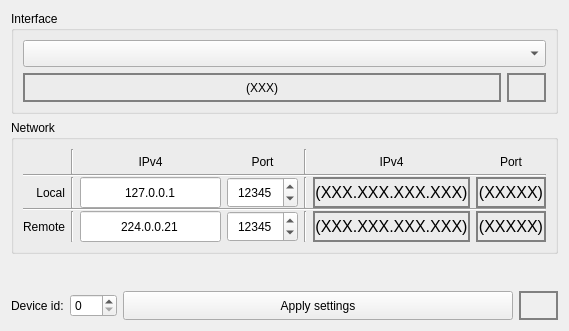
<?xml version="1.0" encoding="UTF-8"?>
<ui version="4.0">
 <class>NetTab</class>
 <widget class="QWidget" name="NetTab">
  <property name="geometry">
   <rect>
    <x>0</x>
    <y>0</y>
    <width>569</width>
    <height>331</height>
   </rect>
  </property>
  <property name="windowTitle">
   <string>Form</string>
  </property>
  <layout class="QVBoxLayout" name="verticalLayout_2">
   <item>
    <widget class="QGroupBox" name="groupBox_5">
     <property name="title">
      <string>Interface</string>
     </property>
     <layout class="QVBoxLayout" name="verticalLayout">
      <item>
       <widget class="QComboBox" name="cB_possibleIfaces">
        <property name="sizePolicy">
         <sizepolicy hsizetype="Expanding" vsizetype="Fixed">
          <horstretch>0</horstretch>
          <verstretch>0</verstretch>
         </sizepolicy>
        </property>
        <property name="minimumSize">
         <size>
          <width>0</width>
          <height>27</height>
         </size>
        </property>
       </widget>
      </item>
      <item>
       <layout class="QHBoxLayout" name="horizontalLayout">
        <item>
         <widget class="QLabel" name="l_currentIface">
          <property name="sizePolicy">
           <sizepolicy hsizetype="Expanding" vsizetype="Preferred">
            <horstretch>0</horstretch>
            <verstretch>0</verstretch>
           </sizepolicy>
          </property>
          <property name="minimumSize">
           <size>
            <width>0</width>
            <height>29</height>
           </size>
          </property>
          <property name="styleSheet">
           <string notr="true">QLabel
{	
	border-style: solid;
	border-color: gray;
	border-width: 2px;
}</string>
          </property>
          <property name="text">
           <string>(XXX)</string>
          </property>
          <property name="alignment">
           <set>Qt::AlignCenter</set>
          </property>
         </widget>
        </item>
        <item>
         <widget class="QPushButton" name="pB_ifaceStatus">
          <property name="sizePolicy">
           <sizepolicy hsizetype="Preferred" vsizetype="Preferred">
            <horstretch>0</horstretch>
            <verstretch>0</verstretch>
           </sizepolicy>
          </property>
          <property name="minimumSize">
           <size>
            <width>38</width>
            <height>29</height>
           </size>
          </property>
          <property name="styleSheet">
           <string notr="true">QPushButton
{
	font: 13px;
	border-style: solid;
	border-color: gray;
	border-width: 2px;
}</string>
          </property>
          <property name="text">
           <string/>
          </property>
          <property name="icon">
           <iconset theme="QIcon::ThemeIcon::UserAvailable">
            <normaloff>../</normaloff>../</iconset>
          </property>
          <property name="flat">
           <bool>true</bool>
          </property>
         </widget>
        </item>
       </layout>
      </item>
     </layout>
    </widget>
   </item>
   <item>
    <widget class="QGroupBox" name="groupBox">
     <property name="title">
      <string>Network</string>
     </property>
     <layout class="QVBoxLayout" name="verticalLayout_9">
      <item>
       <layout class="QGridLayout" name="gridLayout_5" rowstretch="1,0,1,0,1" columnstretch="0,0,2,1,0,2,1">
        <property name="verticalSpacing">
         <number>0</number>
        </property>
        <item row="2" column="1">
         <widget class="Line" name="line_9">
          <property name="orientation">
           <enum>Qt::Vertical</enum>
          </property>
         </widget>
        </item>
        <item row="4" column="1">
         <widget class="Line" name="line_11">
          <property name="orientation">
           <enum>Qt::Vertical</enum>
          </property>
         </widget>
        </item>
        <item row="0" column="1">
         <widget class="Line" name="line_10">
          <property name="orientation">
           <enum>Qt::Vertical</enum>
          </property>
         </widget>
        </item>
        <item row="0" column="4">
         <widget class="Line" name="line_6">
          <property name="orientation">
           <enum>Qt::Vertical</enum>
          </property>
         </widget>
        </item>
        <item row="4" column="3">
         <widget class="QSpinBox" name="sB_remotePort">
          <property name="sizePolicy">
           <sizepolicy hsizetype="MinimumExpanding" vsizetype="MinimumExpanding">
            <horstretch>0</horstretch>
            <verstretch>0</verstretch>
           </sizepolicy>
          </property>
          <property name="minimumSize">
           <size>
            <width>0</width>
            <height>31</height>
           </size>
          </property>
          <property name="baseSize">
           <size>
            <width>0</width>
            <height>31</height>
           </size>
          </property>
          <property name="alignment">
           <set>Qt::AlignCenter</set>
          </property>
          <property name="minimum">
           <number>1</number>
          </property>
          <property name="maximum">
           <number>65535</number>
          </property>
          <property name="value">
           <number>12345</number>
          </property>
         </widget>
        </item>
        <item row="0" column="6">
         <widget class="QLabel" name="label_14">
          <property name="sizePolicy">
           <sizepolicy hsizetype="MinimumExpanding" vsizetype="MinimumExpanding">
            <horstretch>0</horstretch>
            <verstretch>0</verstretch>
           </sizepolicy>
          </property>
          <property name="minimumSize">
           <size>
            <width>0</width>
            <height>25</height>
           </size>
          </property>
          <property name="text">
           <string>Port</string>
          </property>
          <property name="alignment">
           <set>Qt::AlignCenter</set>
          </property>
         </widget>
        </item>
        <item row="2" column="2">
         <widget class="QLineEdit" name="lE_localIPv4">
          <property name="sizePolicy">
           <sizepolicy hsizetype="MinimumExpanding" vsizetype="MinimumExpanding">
            <horstretch>0</horstretch>
            <verstretch>0</verstretch>
           </sizepolicy>
          </property>
          <property name="minimumSize">
           <size>
            <width>0</width>
            <height>27</height>
           </size>
          </property>
          <property name="baseSize">
           <size>
            <width>0</width>
            <height>31</height>
           </size>
          </property>
          <property name="text">
           <string>127.0.0.1</string>
          </property>
          <property name="alignment">
           <set>Qt::AlignCenter</set>
          </property>
         </widget>
        </item>
        <item row="4" column="2">
         <widget class="QLineEdit" name="lE_remoteIPv4">
          <property name="sizePolicy">
           <sizepolicy hsizetype="MinimumExpanding" vsizetype="MinimumExpanding">
            <horstretch>0</horstretch>
            <verstretch>0</verstretch>
           </sizepolicy>
          </property>
          <property name="minimumSize">
           <size>
            <width>0</width>
            <height>27</height>
           </size>
          </property>
          <property name="baseSize">
           <size>
            <width>0</width>
            <height>31</height>
           </size>
          </property>
          <property name="text">
           <string>224.0.0.21</string>
          </property>
          <property name="alignment">
           <set>Qt::AlignCenter</set>
          </property>
         </widget>
        </item>
        <item row="2" column="6">
         <widget class="QLabel" name="l_currentLocalPort">
          <property name="sizePolicy">
           <sizepolicy hsizetype="MinimumExpanding" vsizetype="MinimumExpanding">
            <horstretch>0</horstretch>
            <verstretch>0</verstretch>
           </sizepolicy>
          </property>
          <property name="minimumSize">
           <size>
            <width>0</width>
            <height>29</height>
           </size>
          </property>
          <property name="baseSize">
           <size>
            <width>0</width>
            <height>31</height>
           </size>
          </property>
          <property name="font">
           <font>
            <pointsize>12</pointsize>
            <weight>50</weight>
            <italic>false</italic>
            <bold>false</bold>
           </font>
          </property>
          <property name="styleSheet">
           <string notr="true">QLabel
{	 		
	border-style: solid;
	border-color: gray;
	border-width: 2px;
}</string>
          </property>
          <property name="text">
           <string>(XXXXX)</string>
          </property>
          <property name="alignment">
           <set>Qt::AlignCenter</set>
          </property>
         </widget>
        </item>
        <item row="3" column="0" colspan="7">
         <widget class="Line" name="line_4">
          <property name="sizePolicy">
           <sizepolicy hsizetype="Minimum" vsizetype="Minimum">
            <horstretch>0</horstretch>
            <verstretch>0</verstretch>
           </sizepolicy>
          </property>
          <property name="minimumSize">
           <size>
            <width>0</width>
            <height>0</height>
           </size>
          </property>
          <property name="orientation">
           <enum>Qt::Horizontal</enum>
          </property>
         </widget>
        </item>
        <item row="2" column="4">
         <widget class="Line" name="line_7">
          <property name="orientation">
           <enum>Qt::Vertical</enum>
          </property>
         </widget>
        </item>
        <item row="4" column="5">
         <widget class="QLabel" name="l_currentRemoteIPv4">
          <property name="sizePolicy">
           <sizepolicy hsizetype="MinimumExpanding" vsizetype="MinimumExpanding">
            <horstretch>0</horstretch>
            <verstretch>0</verstretch>
           </sizepolicy>
          </property>
          <property name="minimumSize">
           <size>
            <width>0</width>
            <height>29</height>
           </size>
          </property>
          <property name="baseSize">
           <size>
            <width>0</width>
            <height>31</height>
           </size>
          </property>
          <property name="font">
           <font>
            <pointsize>12</pointsize>
            <weight>50</weight>
            <italic>false</italic>
            <bold>false</bold>
           </font>
          </property>
          <property name="styleSheet">
           <string notr="true">QLabel
{	
	border-style: solid;
	border-color: gray;
	border-width: 2px;
}</string>
          </property>
          <property name="text">
           <string>(XXX.XXX.XXX.XXX)</string>
          </property>
          <property name="alignment">
           <set>Qt::AlignCenter</set>
          </property>
         </widget>
        </item>
        <item row="0" column="5">
         <widget class="QLabel" name="label_13">
          <property name="sizePolicy">
           <sizepolicy hsizetype="MinimumExpanding" vsizetype="MinimumExpanding">
            <horstretch>0</horstretch>
            <verstretch>0</verstretch>
           </sizepolicy>
          </property>
          <property name="minimumSize">
           <size>
            <width>0</width>
            <height>25</height>
           </size>
          </property>
          <property name="text">
           <string>IPv4</string>
          </property>
          <property name="alignment">
           <set>Qt::AlignCenter</set>
          </property>
         </widget>
        </item>
        <item row="0" column="3">
         <widget class="QLabel" name="label_8">
          <property name="sizePolicy">
           <sizepolicy hsizetype="MinimumExpanding" vsizetype="MinimumExpanding">
            <horstretch>0</horstretch>
            <verstretch>0</verstretch>
           </sizepolicy>
          </property>
          <property name="minimumSize">
           <size>
            <width>0</width>
            <height>25</height>
           </size>
          </property>
          <property name="text">
           <string>Port</string>
          </property>
          <property name="alignment">
           <set>Qt::AlignCenter</set>
          </property>
         </widget>
        </item>
        <item row="2" column="3">
         <widget class="QSpinBox" name="sB_localPort">
          <property name="sizePolicy">
           <sizepolicy hsizetype="MinimumExpanding" vsizetype="MinimumExpanding">
            <horstretch>0</horstretch>
            <verstretch>0</verstretch>
           </sizepolicy>
          </property>
          <property name="minimumSize">
           <size>
            <width>0</width>
            <height>31</height>
           </size>
          </property>
          <property name="baseSize">
           <size>
            <width>0</width>
            <height>31</height>
           </size>
          </property>
          <property name="alignment">
           <set>Qt::AlignCenter</set>
          </property>
          <property name="minimum">
           <number>1</number>
          </property>
          <property name="maximum">
           <number>65535</number>
          </property>
          <property name="value">
           <number>12345</number>
          </property>
         </widget>
        </item>
        <item row="4" column="0">
         <widget class="QLabel" name="label_18">
          <property name="sizePolicy">
           <sizepolicy hsizetype="MinimumExpanding" vsizetype="MinimumExpanding">
            <horstretch>0</horstretch>
            <verstretch>0</verstretch>
           </sizepolicy>
          </property>
          <property name="minimumSize">
           <size>
            <width>0</width>
            <height>25</height>
           </size>
          </property>
          <property name="baseSize">
           <size>
            <width>0</width>
            <height>31</height>
           </size>
          </property>
          <property name="text">
           <string>Remote</string>
          </property>
          <property name="alignment">
           <set>Qt::AlignRight|Qt::AlignTrailing|Qt::AlignVCenter</set>
          </property>
         </widget>
        </item>
        <item row="2" column="5">
         <widget class="QLabel" name="l_currentLocalIPv4">
          <property name="sizePolicy">
           <sizepolicy hsizetype="MinimumExpanding" vsizetype="MinimumExpanding">
            <horstretch>0</horstretch>
            <verstretch>0</verstretch>
           </sizepolicy>
          </property>
          <property name="minimumSize">
           <size>
            <width>0</width>
            <height>29</height>
           </size>
          </property>
          <property name="baseSize">
           <size>
            <width>0</width>
            <height>31</height>
           </size>
          </property>
          <property name="font">
           <font>
            <pointsize>12</pointsize>
            <weight>50</weight>
            <italic>false</italic>
            <bold>false</bold>
           </font>
          </property>
          <property name="styleSheet">
           <string notr="true">QLabel
{	
	border-style: solid;
	border-color: gray;
	border-width: 2px;
}</string>
          </property>
          <property name="text">
           <string>(XXX.XXX.XXX.XXX)</string>
          </property>
          <property name="alignment">
           <set>Qt::AlignCenter</set>
          </property>
         </widget>
        </item>
        <item row="4" column="4">
         <widget class="Line" name="line_8">
          <property name="orientation">
           <enum>Qt::Vertical</enum>
          </property>
         </widget>
        </item>
        <item row="0" column="2">
         <widget class="QLabel" name="label_5">
          <property name="sizePolicy">
           <sizepolicy hsizetype="MinimumExpanding" vsizetype="MinimumExpanding">
            <horstretch>0</horstretch>
            <verstretch>0</verstretch>
           </sizepolicy>
          </property>
          <property name="minimumSize">
           <size>
            <width>0</width>
            <height>25</height>
           </size>
          </property>
          <property name="text">
           <string>IPv4</string>
          </property>
          <property name="alignment">
           <set>Qt::AlignCenter</set>
          </property>
         </widget>
        </item>
        <item row="2" column="0">
         <widget class="QLabel" name="label_4">
          <property name="sizePolicy">
           <sizepolicy hsizetype="MinimumExpanding" vsizetype="MinimumExpanding">
            <horstretch>0</horstretch>
            <verstretch>0</verstretch>
           </sizepolicy>
          </property>
          <property name="minimumSize">
           <size>
            <width>0</width>
            <height>25</height>
           </size>
          </property>
          <property name="baseSize">
           <size>
            <width>0</width>
            <height>31</height>
           </size>
          </property>
          <property name="text">
           <string>Local</string>
          </property>
          <property name="alignment">
           <set>Qt::AlignRight|Qt::AlignTrailing|Qt::AlignVCenter</set>
          </property>
         </widget>
        </item>
        <item row="4" column="6">
         <widget class="QLabel" name="l_currentRemotePort">
          <property name="sizePolicy">
           <sizepolicy hsizetype="MinimumExpanding" vsizetype="MinimumExpanding">
            <horstretch>0</horstretch>
            <verstretch>0</verstretch>
           </sizepolicy>
          </property>
          <property name="minimumSize">
           <size>
            <width>0</width>
            <height>29</height>
           </size>
          </property>
          <property name="baseSize">
           <size>
            <width>0</width>
            <height>31</height>
           </size>
          </property>
          <property name="font">
           <font>
            <pointsize>12</pointsize>
            <weight>50</weight>
            <italic>false</italic>
            <bold>false</bold>
           </font>
          </property>
          <property name="styleSheet">
           <string notr="true">QLabel
{	
	border-style: solid;
	border-color: gray;
	border-width: 2px;
}</string>
          </property>
          <property name="text">
           <string>(XXXXX)</string>
          </property>
          <property name="alignment">
           <set>Qt::AlignCenter</set>
          </property>
         </widget>
        </item>
        <item row="1" column="0" colspan="7">
         <widget class="Line" name="line_5">
          <property name="sizePolicy">
           <sizepolicy hsizetype="Minimum" vsizetype="Minimum">
            <horstretch>0</horstretch>
            <verstretch>0</verstretch>
           </sizepolicy>
          </property>
          <property name="minimumSize">
           <size>
            <width>0</width>
            <height>0</height>
           </size>
          </property>
          <property name="orientation">
           <enum>Qt::Horizontal</enum>
          </property>
         </widget>
        </item>
       </layout>
      </item>
     </layout>
    </widget>
   </item>
   <item>
    <spacer name="verticalSpacer">
     <property name="orientation">
      <enum>Qt::Vertical</enum>
     </property>
     <property name="sizeHint" stdset="0">
      <size>
       <width>20</width>
       <height>11</height>
      </size>
     </property>
    </spacer>
   </item>
   <item>
    <layout class="QHBoxLayout" name="horizontalLayout_2" stretch="0,0,1,0">
     <item>
      <widget class="QLabel" name="label">
       <property name="toolTip">
        <string>Should be unique across all application instances</string>
       </property>
       <property name="text">
        <string>Device id:</string>
       </property>
      </widget>
     </item>
     <item>
      <widget class="QSpinBox" name="sB_devId">
       <property name="toolTip">
        <string>Should be unique across all application instances</string>
       </property>
       <property name="maximum">
        <number>255</number>
       </property>
      </widget>
     </item>
     <item>
      <widget class="QPushButton" name="pB_applySettings">
       <property name="sizePolicy">
        <sizepolicy hsizetype="Expanding" vsizetype="Minimum">
         <horstretch>0</horstretch>
         <verstretch>0</verstretch>
        </sizepolicy>
       </property>
       <property name="minimumSize">
        <size>
         <width>0</width>
         <height>27</height>
        </size>
       </property>
       <property name="text">
        <string>Apply settings</string>
       </property>
      </widget>
     </item>
     <item>
      <widget class="QPushButton" name="pB_AddrStatus">
       <property name="sizePolicy">
        <sizepolicy hsizetype="Preferred" vsizetype="Preferred">
         <horstretch>0</horstretch>
         <verstretch>0</verstretch>
        </sizepolicy>
       </property>
       <property name="minimumSize">
        <size>
         <width>38</width>
         <height>29</height>
        </size>
       </property>
       <property name="baseSize">
        <size>
         <width>0</width>
         <height>0</height>
        </size>
       </property>
       <property name="styleSheet">
        <string notr="true">QPushButton
{
	font: 13px;
	border-style: solid;
	border-color: gray;
	border-width: 2px;
}</string>
       </property>
       <property name="text">
        <string/>
       </property>
       <property name="flat">
        <bool>true</bool>
       </property>
      </widget>
     </item>
    </layout>
   </item>
  </layout>
 </widget>
 <tabstops>
  <tabstop>cB_possibleIfaces</tabstop>
  <tabstop>lE_localIPv4</tabstop>
  <tabstop>sB_localPort</tabstop>
  <tabstop>lE_remoteIPv4</tabstop>
  <tabstop>sB_remotePort</tabstop>
  <tabstop>pB_applySettings</tabstop>
  <tabstop>pB_ifaceStatus</tabstop>
  <tabstop>pB_AddrStatus</tabstop>
 </tabstops>
 <resources/>
 <connections/>
</ui>
